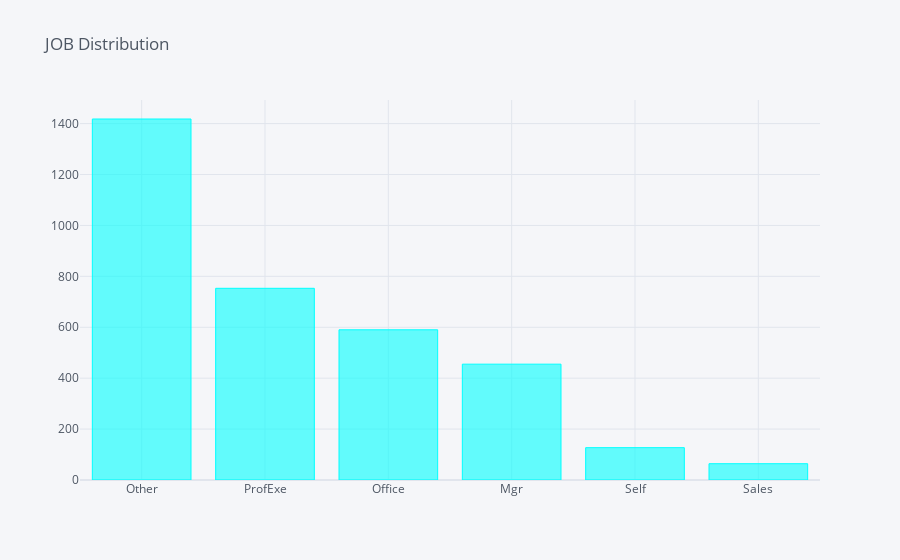
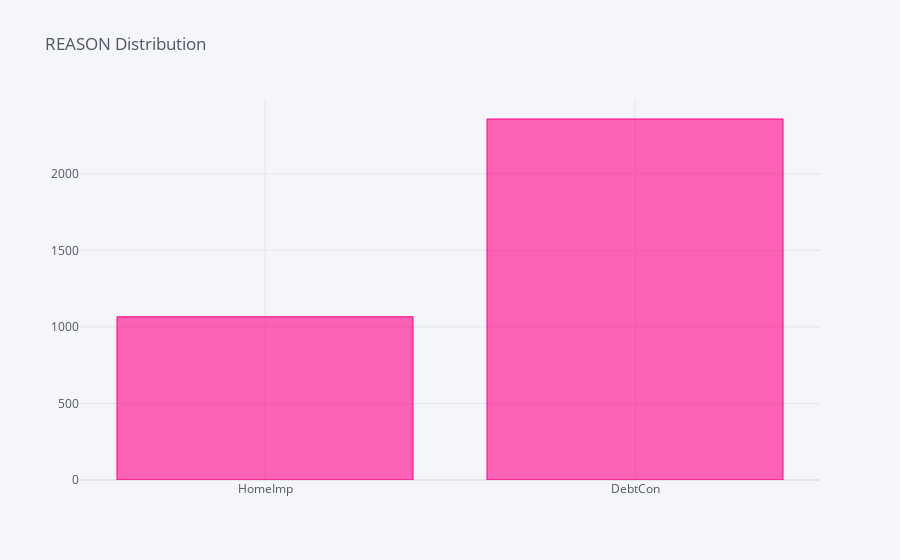

These figures' notebook cell, in order:
### Code cell
colors = ["cyan","pink"]
for i,col in enumerate(Cats):    
    Train[col].value_counts().sort_values(ascending = bool(i)).iplot(kind='bar',title = f"{col} Distribution",color = colors[i], filename='bar-subplots')

### Figure 1 — Plotly figure (JSON) as saved in the notebook; plotly's stock layout.template omitted (floating-point values rounded to 4 significant figures)
{"data": [{"marker": {"color": "rgba(0, 255, 255, 0.6)", "line": {"color": "rgba(0, 255, 255, 1.0)", "width": 1}}, "name": "JOB", "orientation": "v", "text": "", "type": "bar", "x": ["Other", "ProfExe", "Office", "Mgr", "Self", "Sales"], "y": [1418, 753, 590, 455, 127, 64]}], "layout": {"autosize": true, "legend": {"bgcolor": "#F5F6F9", "font": {"color": "#4D5663"}}, "paper_bgcolor": "#F5F6F9", "plot_bgcolor": "#F5F6F9", "title": {"font": {"color": "#4D5663"}, "text": "JOB Distribution"}, "xaxis": {"autorange": true, "gridcolor": "#E1E5ED", "range": [-0.5, 5.5], "showgrid": true, "tickfont": {"color": "#4D5663"}, "title": {"font": {"color": "#4D5663"}, "text": ""}, "type": "category", "zerolinecolor": "#E1E5ED"}, "yaxis": {"autorange": true, "gridcolor": "#E1E5ED", "range": [0, 1493.0], "showgrid": true, "tickfont": {"color": "#4D5663"}, "title": {"font": {"color": "#4D5663"}, "text": ""}, "type": "linear", "zerolinecolor": "#E1E5ED"}}}

### Figure 2 — Plotly figure (JSON) as saved in the notebook; plotly's stock layout.template omitted (floating-point values rounded to 4 significant figures)
{"data": [{"marker": {"color": "rgba(255, 0, 136, 0.6)", "line": {"color": "rgba(255, 0, 136, 1.0)", "width": 1}}, "name": "REASON", "orientation": "v", "text": "", "type": "bar", "x": ["HomeImp", "DebtCon"], "y": [1066, 2358]}], "layout": {"autosize": true, "legend": {"bgcolor": "#F5F6F9", "font": {"color": "#4D5663"}}, "paper_bgcolor": "#F5F6F9", "plot_bgcolor": "#F5F6F9", "title": {"font": {"color": "#4D5663"}, "text": "REASON Distribution"}, "xaxis": {"autorange": true, "gridcolor": "#E1E5ED", "range": [-0.5, 1.5], "showgrid": true, "tickfont": {"color": "#4D5663"}, "title": {"font": {"color": "#4D5663"}, "text": ""}, "type": "category", "zerolinecolor": "#E1E5ED"}, "yaxis": {"autorange": true, "gridcolor": "#E1E5ED", "range": [0, 2482.0], "showgrid": true, "tickfont": {"color": "#4D5663"}, "title": {"font": {"color": "#4D5663"}, "text": ""}, "type": "linear", "zerolinecolor": "#E1E5ED"}}}
